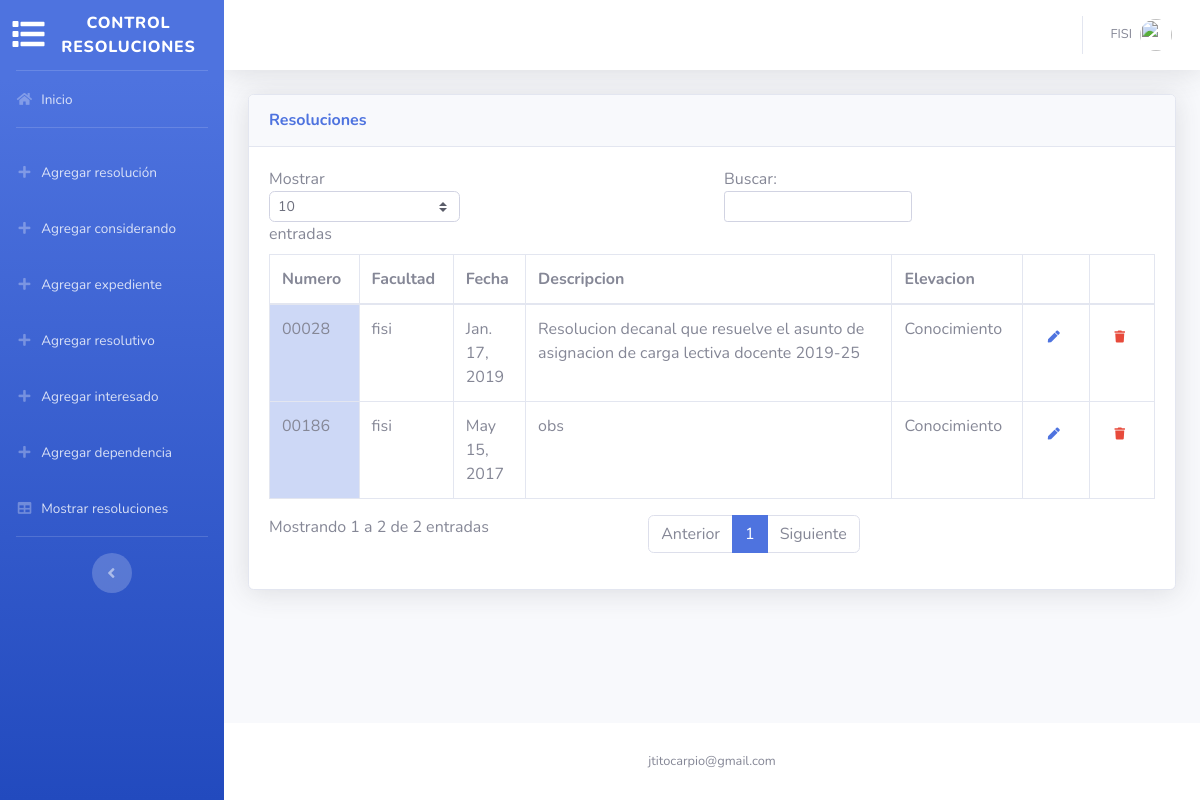
The app's page /controlresoluciones/resolucion/tabla with its own data.
### resoluciones/models.py (models this page shows, shortened)
class Resolucion(models.Model):
    nro_resolucion = models.CharField(max_length=5, primary_key=True)
    facultad_resolucion = models.ForeignKey(Facultad, on_delete=models.CASCADE)
    fecha_resolucion = models.DateField()
    link_descarga = models.CharField(max_length=100)
    estado_resolucion = models.CharField(max_length=20)
    descripcion_resolucion = models.TextField(default='obs')
    observacion_resolucion = models.TextField()
    adjunto_resolucion = models.CharField(max_length=100)
    tipo_elevacion = models.CharField(max_length=50)
    class Meta:
        ordering = ('-fecha_resolucion',)

class Facultad(models.Model):
    FACS = (
        ('fmsf', 'FMSF'),
        ('fdcp', 'FDCP'),
        ('flch', 'FLCH'),
        ('ffb', 'FFB'),
        ('fo', 'FO'),
        ('fedu', 'FEDU'),
        ('fqiq', 'FQIQ'),
        ('fmv', 'FMV'),
        ('fca', 'FCA'),
        ('fcb', 'FCB'),
        ('fcc', 'FCC'),
        ('fce', 'FCE'),
        ('fcf', 'FCF'),
        ('fcm', 'FCM'),
        ('fcs', 'FCS'),
        ('figmmg', 'FIGMMG'),
        ('fii', 'FII'),
        ('fpsi', 'FPSI'),
        ('fiee', 'FIEE'),
        ('fisi', 'FISI'),
    )
    id_facultad = models.CharField(max_length=3, primary_key=True)
    nombre_facultad = models.CharField(max_length=100)
    abreviatura_facultad = models.CharField(max_length=6, choices=FACS)
    def __str__(self):
        return self.abreviatura_facultad

### resoluciones/views.py (the view)
# urls.py: path('resolucion/tabla', tablaresolucion, name='tablaresolucion'),
def tablaresolucion(request):
    resoluciones = Resolucion.objects.all()
    resolutivos = Resolutivo.objects.all()
    considerandos = Considerando.objects.all()
    expedientes = Expediente.objects.all()
    dependencias = Dependencia.objects.all()
    personas = Persona.objects.all()
    return render(request, 'resolucion/tablaresolucion.html',
                  {'resoluciones': resoluciones,'resolutivos':resolutivos,'considerandos':considerandos,
                   'expedientes':expedientes,'dependencias':dependencias,'personas':personas})

### resoluciones/templates/resolucion/tablaresolucion.html (shortened to what this page needs)
{% extends 'base.html' %}
{% block content %}
    {% load staticfiles %}
        <div class="container-fluid">
          <div class="card shadow mb-4">
            <div class="card-header py-3">
              <h6 class="m-0 font-weight-bold text-primary">Resoluciones</h6>
            </div>
            <div class="card-body">
              <div class="table-responsive">
              <form method="POST" id="form" action="{% url 'detalleresolucion' %}">{% csrf_token %}
                <table class="table table-bordered table-hover" id="dataTable" width="100%" cellspacing="0">
                  <thead>
                    <tr>
                      <th>Numero</th>
                      <th>Facultad</th>
                      <th>Fecha</th>
                      <th>Descripcion</th>
                      <th>Elevacion</th>
                        <th></th>
                        <th></th>
                    </tr>
                  </thead>
                  <tbody>
                    {% for r in resoluciones %}
                    <tr>
                      <td class="table-primary" onclick="obtenerRes('{{ r.nro_resolucion }}');document.getElementById('form').submit();" >{{ r.nro_resolucion }}</td>
                        <td>{{ r.facultad_resolucion }}</td>
                      <td>{{ r.fecha_resolucion }}</td>
                      <td>{{ r.descripcion_resolucion }}</td>
                      <td>{{ r.tipo_elevacion }}</td>
                      <td><button type="submit" onclick="obtenerRes('{{ r.nro_resolucion }}')" formaction="{% url 'editarresolucion' %}"  class="btn btn-link"><i class="fas fa-pen fa-xs"></i></button></td>
                      <td><button type="button" class="btn btn-link" data-toggle="modal" data-target="#modal{{ r.nro_resolucion }}"><i class="fas text-danger fa-trash fa-xs"></i></button></td>
                    </tr>
                  {% endfor %}
                </tbody>
                </table>
              </form>
              </div>
            </div>
          </div>
        </div>
{% endblock %}

### records on screen
Resolucion: nro_resolucion "00028", facultad_resolucion "fisi", fecha_resolucion "Jan. 17, 2019", descripcion_resolucion "Resolucion decanal que resuelve el asunto de asignacion de carga lectiva docente 2019-25", tipo_elevacion "Conocimiento"
Resolucion: nro_resolucion "00186", facultad_resolucion "fisi", fecha_resolucion "May 15, 2017", descripcion_resolucion "obs", tipo_elevacion "Conocimiento"
